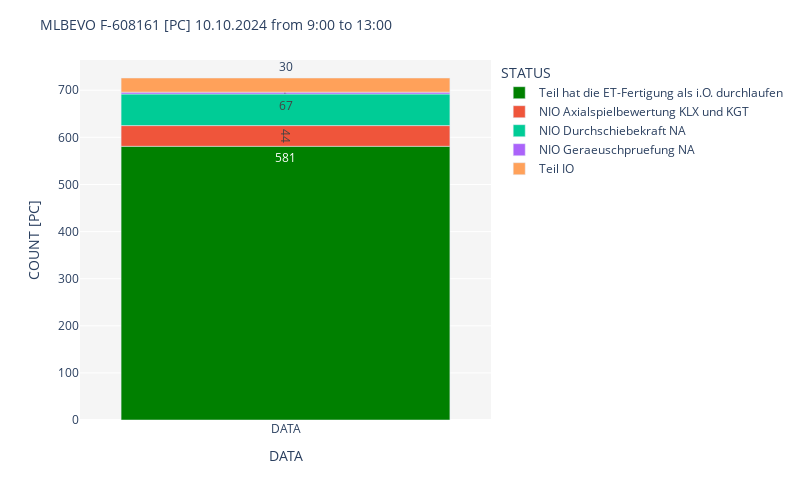

Write notebook code for a chart like this one.
### Code cell
fig=px.bar(df, x='DATA', y='COUNT [PC]',color='STATUS',color_discrete_map={"Teil hat die ET-Fertigung als i.O. durchlaufen":"green"},
            text_auto=True, height=500, width=800)
fig.update_layout(title=f"MLBEVO F-608161 [PC] 10.10.2024 from 9:00 to 13:00", title_font_size=14)
fig.update_layout(plot_bgcolor="whitesmoke")
fig.show()

### Figure 1 — Plotly figure (JSON) as saved in the notebook; plotly's stock layout.template omitted (floating-point values rounded to 4 significant figures)
{"data": [{"alignmentgroup": "True", "hovertemplate": "STATUS=Teil hat die ET-Fertigung als i.O. durchlaufen<br>DATA=%{x}<br>COUNT [PC]=%{y}<extra></extra>", "legendgroup": "Teil hat die ET-Fertigung als i.O. durchlaufen", "marker": {"color": "green", "pattern": {"shape": ""}}, "name": "Teil hat die ET-Fertigung als i.O. durchlaufen", "offsetgroup": "Teil hat die ET-Fertigung als i.O. durchlaufen", "orientation": "v", "showlegend": true, "textposition": "auto", "texttemplate": "%{y}", "type": "bar", "x": ["DATA"], "xaxis": "x", "y": [581], "yaxis": "y"}, {"alignmentgroup": "True", "hovertemplate": "STATUS=NIO Axialspielbewertung KLX und KGT<br>DATA=%{x}<br>COUNT [PC]=%{y}<extra></extra>", "legendgroup": "NIO Axialspielbewertung KLX und KGT", "marker": {"color": "#EF553B", "pattern": {"shape": ""}}, "name": "NIO Axialspielbewertung KLX und KGT", "offsetgroup": "NIO Axialspielbewertung KLX und KGT", "orientation": "v", "showlegend": true, "textposition": "auto", "texttemplate": "%{y}", "type": "bar", "x": ["DATA"], "xaxis": "x", "y": [44], "yaxis": "y"}, {"alignmentgroup": "True", "hovertemplate": "STATUS=NIO Durchschiebekraft NA<br>DATA=%{x}<br>COUNT [PC]=%{y}<extra></extra>", "legendgroup": "NIO Durchschiebekraft NA", "marker": {"color": "#00cc96", "pattern": {"shape": ""}}, "name": "NIO Durchschiebekraft NA", "offsetgroup": "NIO Durchschiebekraft NA", "orientation": "v", "showlegend": true, "textposition": "auto", "texttemplate": "%{y}", "type": "bar", "x": ["DATA"], "xaxis": "x", "y": [67], "yaxis": "y"}, {"alignmentgroup": "True", "hovertemplate": "STATUS=NIO Geraeuschpruefung NA<br>DATA=%{x}<br>COUNT [PC]=%{y}<extra></extra>", "legendgroup": "NIO Geraeuschpruefung NA", "marker": {"color": "#ab63fa", "pattern": {"shape": ""}}, "name": "NIO Geraeuschpruefung NA", "offsetgroup": "NIO Geraeuschpruefung NA", "orientation": "v", "showlegend": true, "textposition": "auto", "texttemplate": "%{y}", "type": "bar", "x": ["DATA"], "xaxis": "x", "y": [4], "yaxis": "y"}, {"alignmentgroup": "True", "hovertemplate": "STATUS=Teil IO<br>DATA=%{x}<br>COUNT [PC]=%{y}<extra></extra>", "legendgroup": "Teil IO", "marker": {"color": "#FFA15A", "pattern": {"shape": ""}}, "name": "Teil IO", "offsetgroup": "Teil IO", "orientation": "v", "showlegend": true, "textposition": "auto", "texttemplate": "%{y}", "type": "bar", "x": ["DATA"], "xaxis": "x", "y": [30], "yaxis": "y"}], "layout": {"barmode": "relative", "height": 500, "legend": {"title": {"text": "STATUS"}, "tracegroupgap": 0}, "margin": {"t": 60}, "plot_bgcolor": "whitesmoke", "title": {"font": {"size": 14}, "text": "MLBEVO F-608161 [PC] 10.10.2024 from 9:00 to 13:00"}, "width": 800, "xaxis": {"anchor": "y", "autorange": true, "domain": [0, 1], "range": [-0.5, 0.5], "title": {"text": "DATA"}, "type": "category"}, "yaxis": {"anchor": "x", "autorange": true, "domain": [0, 1], "range": [0, 764.2], "title": {"text": "COUNT [PC]"}, "type": "linear"}}}
